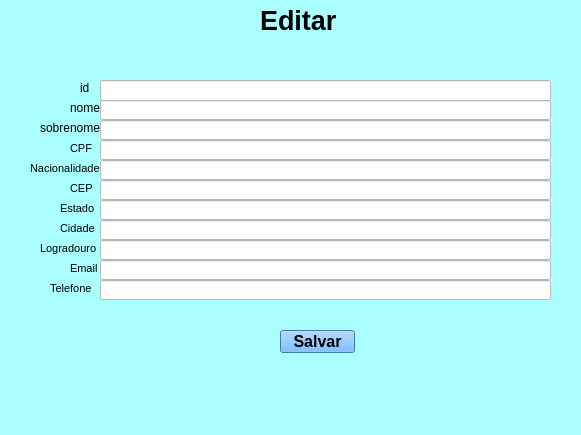
<?xml version="1.0" encoding="UTF-8"?>
<ui version="4.0">
 <class>MainWindow</class>
 <widget class="QMainWindow" name="MainWindow">
  <property name="geometry">
   <rect>
    <x>0</x>
    <y>0</y>
    <width>581</width>
    <height>435</height>
   </rect>
  </property>
  <property name="windowTitle">
   <string>MainWindow</string>
  </property>
  <property name="styleSheet">
   <string notr="true">background-color: rgb(170, 255, 255);</string>
  </property>
  <widget class="QWidget" name="centralwidget">
   <widget class="QLabel" name="label">
    <property name="geometry">
     <rect>
      <x>260</x>
      <y>0</y>
      <width>111</width>
      <height>41</height>
     </rect>
    </property>
    <property name="font">
     <font>
      <pointsize>20</pointsize>
      <weight>75</weight>
      <bold>true</bold>
     </font>
    </property>
    <property name="text">
     <string>Editar</string>
    </property>
   </widget>
   <widget class="QLabel" name="label_2">
    <property name="geometry">
     <rect>
      <x>80</x>
      <y>80</y>
      <width>41</width>
      <height>16</height>
     </rect>
    </property>
    <property name="text">
     <string>id</string>
    </property>
   </widget>
   <widget class="QLabel" name="label_3">
    <property name="geometry">
     <rect>
      <x>70</x>
      <y>100</y>
      <width>41</width>
      <height>16</height>
     </rect>
    </property>
    <property name="text">
     <string>nome</string>
    </property>
   </widget>
   <widget class="QLabel" name="label_4">
    <property name="geometry">
     <rect>
      <x>40</x>
      <y>120</y>
      <width>61</width>
      <height>16</height>
     </rect>
    </property>
    <property name="text">
     <string>sobrenome</string>
    </property>
   </widget>
   <widget class="QLabel" name="label_5">
    <property name="geometry">
     <rect>
      <x>70</x>
      <y>140</y>
      <width>31</width>
      <height>16</height>
     </rect>
    </property>
    <property name="font">
     <font>
      <pointsize>8</pointsize>
     </font>
    </property>
    <property name="text">
     <string>CPF</string>
    </property>
   </widget>
   <widget class="QLabel" name="label_6">
    <property name="geometry">
     <rect>
      <x>30</x>
      <y>160</y>
      <width>71</width>
      <height>16</height>
     </rect>
    </property>
    <property name="font">
     <font>
      <pointsize>8</pointsize>
     </font>
    </property>
    <property name="text">
     <string>Nacionalidade</string>
    </property>
   </widget>
   <widget class="QLabel" name="label_7">
    <property name="geometry">
     <rect>
      <x>70</x>
      <y>180</y>
      <width>41</width>
      <height>16</height>
     </rect>
    </property>
    <property name="font">
     <font>
      <pointsize>8</pointsize>
     </font>
    </property>
    <property name="text">
     <string>CEP</string>
    </property>
   </widget>
   <widget class="QLabel" name="label_8">
    <property name="geometry">
     <rect>
      <x>60</x>
      <y>200</y>
      <width>41</width>
      <height>16</height>
     </rect>
    </property>
    <property name="font">
     <font>
      <pointsize>8</pointsize>
     </font>
    </property>
    <property name="text">
     <string>Estado</string>
    </property>
   </widget>
   <widget class="QLabel" name="label_9">
    <property name="geometry">
     <rect>
      <x>60</x>
      <y>220</y>
      <width>41</width>
      <height>16</height>
     </rect>
    </property>
    <property name="font">
     <font>
      <pointsize>8</pointsize>
     </font>
    </property>
    <property name="text">
     <string>Cidade</string>
    </property>
   </widget>
   <widget class="QLabel" name="label_10">
    <property name="geometry">
     <rect>
      <x>40</x>
      <y>240</y>
      <width>61</width>
      <height>16</height>
     </rect>
    </property>
    <property name="font">
     <font>
      <pointsize>8</pointsize>
     </font>
    </property>
    <property name="text">
     <string>Logradouro</string>
    </property>
   </widget>
   <widget class="QLabel" name="label_11">
    <property name="geometry">
     <rect>
      <x>70</x>
      <y>260</y>
      <width>31</width>
      <height>16</height>
     </rect>
    </property>
    <property name="font">
     <font>
      <pointsize>8</pointsize>
     </font>
    </property>
    <property name="text">
     <string>Email</string>
    </property>
   </widget>
   <widget class="QLabel" name="label_12">
    <property name="geometry">
     <rect>
      <x>50</x>
      <y>280</y>
      <width>51</width>
      <height>16</height>
     </rect>
    </property>
    <property name="font">
     <font>
      <pointsize>8</pointsize>
     </font>
    </property>
    <property name="text">
     <string>Telefone</string>
    </property>
   </widget>
   <widget class="QLineEdit" name="lineEdit">
    <property name="geometry">
     <rect>
      <x>100</x>
      <y>80</y>
      <width>451</width>
      <height>21</height>
     </rect>
    </property>
    <property name="styleSheet">
     <string notr="true">background-color: rgb(255, 255, 255);</string>
    </property>
   </widget>
   <widget class="QLineEdit" name="lineEdit_2">
    <property name="geometry">
     <rect>
      <x>100</x>
      <y>100</y>
      <width>451</width>
      <height>20</height>
     </rect>
    </property>
    <property name="styleSheet">
     <string notr="true">background-color: rgb(255, 255, 255);</string>
    </property>
   </widget>
   <widget class="QLineEdit" name="lineEdit_3">
    <property name="geometry">
     <rect>
      <x>100</x>
      <y>120</y>
      <width>451</width>
      <height>20</height>
     </rect>
    </property>
    <property name="styleSheet">
     <string notr="true">background-color: rgb(255, 255, 255);</string>
    </property>
   </widget>
   <widget class="QLineEdit" name="lineEdit_4">
    <property name="geometry">
     <rect>
      <x>100</x>
      <y>140</y>
      <width>451</width>
      <height>20</height>
     </rect>
    </property>
    <property name="styleSheet">
     <string notr="true">background-color: rgb(255, 255, 255);</string>
    </property>
   </widget>
   <widget class="QLineEdit" name="lineEdit_5">
    <property name="geometry">
     <rect>
      <x>100</x>
      <y>160</y>
      <width>451</width>
      <height>20</height>
     </rect>
    </property>
    <property name="styleSheet">
     <string notr="true">background-color: rgb(255, 255, 255);</string>
    </property>
   </widget>
   <widget class="QLineEdit" name="lineEdit_6">
    <property name="geometry">
     <rect>
      <x>100</x>
      <y>180</y>
      <width>451</width>
      <height>20</height>
     </rect>
    </property>
    <property name="styleSheet">
     <string notr="true">background-color: rgb(255, 255, 255);</string>
    </property>
   </widget>
   <widget class="QLineEdit" name="lineEdit_7">
    <property name="geometry">
     <rect>
      <x>100</x>
      <y>200</y>
      <width>451</width>
      <height>20</height>
     </rect>
    </property>
    <property name="styleSheet">
     <string notr="true">background-color: rgb(255, 255, 255);</string>
    </property>
   </widget>
   <widget class="QLineEdit" name="lineEdit_8">
    <property name="geometry">
     <rect>
      <x>100</x>
      <y>220</y>
      <width>451</width>
      <height>20</height>
     </rect>
    </property>
    <property name="styleSheet">
     <string notr="true">background-color: rgb(255, 255, 255);</string>
    </property>
   </widget>
   <widget class="QLineEdit" name="lineEdit_9">
    <property name="geometry">
     <rect>
      <x>100</x>
      <y>240</y>
      <width>451</width>
      <height>20</height>
     </rect>
    </property>
    <property name="styleSheet">
     <string notr="true">background-color: rgb(255, 255, 255);</string>
    </property>
   </widget>
   <widget class="QLineEdit" name="lineEdit_10">
    <property name="geometry">
     <rect>
      <x>100</x>
      <y>260</y>
      <width>451</width>
      <height>20</height>
     </rect>
    </property>
    <property name="styleSheet">
     <string notr="true">background-color: rgb(255, 255, 255);</string>
    </property>
   </widget>
   <widget class="QLineEdit" name="lineEdit_11">
    <property name="geometry">
     <rect>
      <x>100</x>
      <y>280</y>
      <width>451</width>
      <height>20</height>
     </rect>
    </property>
    <property name="styleSheet">
     <string notr="true">background-color: rgb(255, 255, 255);</string>
    </property>
   </widget>
   <widget class="QPushButton" name="pushButton">
    <property name="geometry">
     <rect>
      <x>280</x>
      <y>330</y>
      <width>75</width>
      <height>23</height>
     </rect>
    </property>
    <property name="font">
     <font>
      <pointsize>12</pointsize>
      <weight>75</weight>
      <bold>true</bold>
     </font>
    </property>
    <property name="styleSheet">
     <string notr="true">background-color: rgb(85, 170, 255);</string>
    </property>
    <property name="text">
     <string>Salvar</string>
    </property>
   </widget>
  </widget>
  <widget class="QMenuBar" name="menubar">
   <property name="geometry">
    <rect>
     <x>0</x>
     <y>0</y>
     <width>581</width>
     <height>26</height>
    </rect>
   </property>
  </widget>
  <widget class="QStatusBar" name="statusbar"/>
 </widget>
 <resources/>
 <connections/>
</ui>
